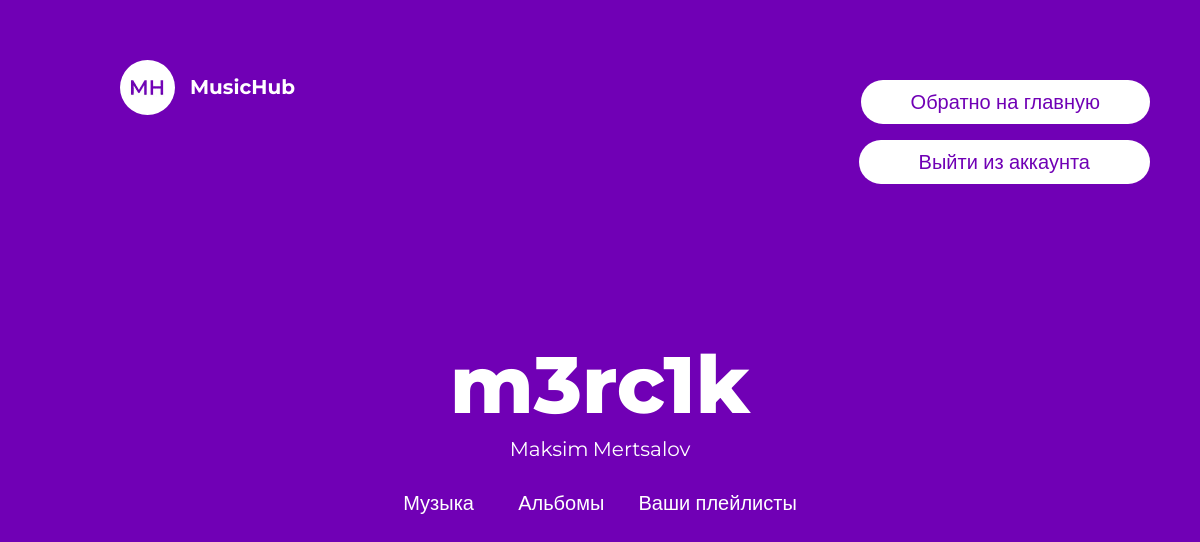
The app's page /account/detail/1 (signed in), older data.
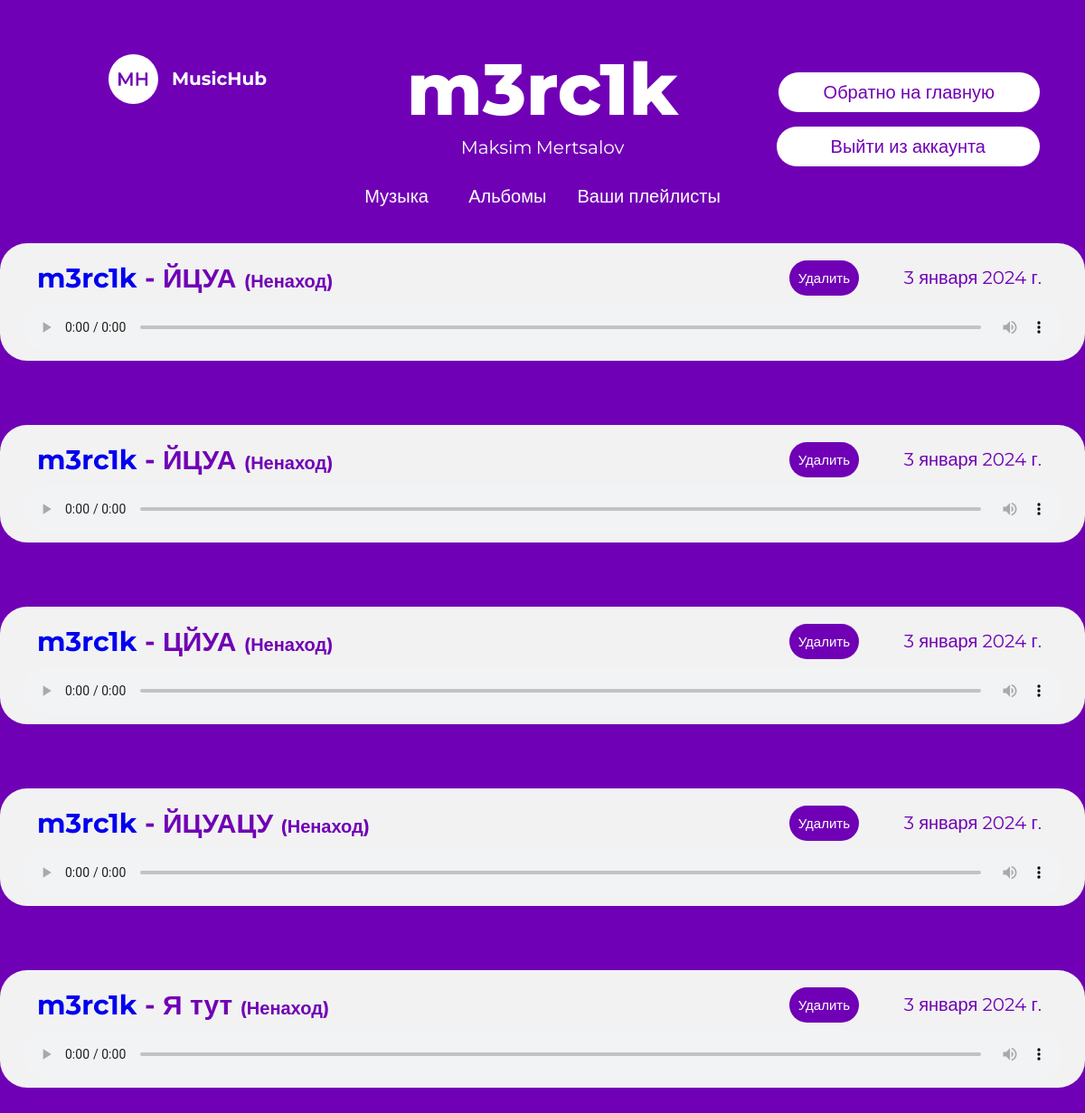
The same page, newer data.
### music/models.py (models this page shows, shortened)
class MusicModel(models.Model):
    title = models.CharField(max_length=20)
    file = models.FileField(upload_to='music_file/')
    author = models.ForeignKey(User, on_delete=models.CASCADE)
    publication_date = models.DateTimeField(null = True, auto_now_add = True)
    album = models.ForeignKey(AlbumModel, on_delete = models.CASCADE, null = True, blank = True)
    class Meta:
        ordering = ['-publication_date']

class AlbumModel(models.Model):
    name = models.CharField(max_length = 25)
    author = models.ForeignKey(User, on_delete = models.CASCADE, null = True)
    def __str__(self):
        return self.name

### account/views.py (the view)
# urls.py: path('detail/<int:pk>', DetailUser.as_view(), name = 'detail'),
class DetailUser(LoginRequiredMixin, generic.DetailView):
    model = User
    template_name = 'account/detail.html'
    def get_context_data(self, **kwargs):
        context = super().get_context_data(**kwargs)
        music_objects = MusicModel.objects.all()
        context['musicmodel'] = music_objects
        return context

### music/templates/account/detail.html (shortened to what this page needs)
{% extends 'base.html' %}
{% load static %}
{% load widget_tweaks %}
{% block content %}
<div class="main">
    <div class="main__block">
        <div class="detail-block">
            <h2 class="main__title detail-title">{{ user.username }}</h2>
            <div class="detail-info">
                <p class = 'detail_fn'>{{ user.first_name }}</p>
                <p class = 'detail_ln'>{{ user.last_name }}</p>
                <div class="music-album detail_sw">
				<ul>
					<li class = 'switch_to_music'><a class = 'sw_to_music' href="{% url 'detail' user.id %}">Музыка</a></li>
					<li class = 'switch_to_album'><a class = 'sw_to_album'  href="{% url 'detail-album' user.id %}">Альбомы</a></li>
                    <li class = 'switch_to_playlist'><a class = 'sw_to_playlist' href="{% url 'playlist' %}">Ваши плейлисты</a></li>
				</ul>
			</div>
        </div>
    </div>
        <img src="{% static 'img/logo.jpg' %}" alt="" class="main_page_image">
        <h2 class="main_page_suptitle">MusicHub</h2>
        <div class="back-to-home_block">
            <a class="back-to-home" href="{% url 'home' %}">Обратно на главную</a>
        </div>
        {% if request.user == user %}
            <div class="detail_logout_block">
                <a class= 'detail_logout' href="{% url 'logout' %}">Выйти из аккаунта</a>
            </div>
        {% endif %}
        {% for music in musicmodel %}
        {% if music.author == user %}
			<div class="home_block_music">
				<div class="home_music_title_author detail-title-author">
					<a class = 'home_music_author' href="{% url 'detail' music.author.id %}">{{ music.author }}</a> - {{ music.title }} {% if music.album %}<a href="{% url 'album-detail' music.album.id %}" class="home_music_album">({{music.album}})</a>{% endif %}
                {% if request.user == music.author %}
					<div class="home_music_delete_block detail_delete">
						<a class = 'home_music_delete' href="{% url 'delete' music.id %}">Удалить</a>
					</div>
				{% endif %}
				</div>
				<div class="home_music_file">
					<audio controls = "controls" class = 'music_player'>
  					<source src="{{ music.file.url }}" >
					</audio>
				</div>
				<div class="home_music_date">
					{{music.publication_date.date}}
				</div>
			</div>
        {% endif %}
		{% endfor %}
    </div>
</div>
{% endblock %}

### music/templates/base.html (shortened to what this page needs)
{% load static %}
<!DOCTYPE html>
<html lang="en">
<head>
    <link rel="stylesheet" href="{% static 'css/styles.css' %}">
</head>
<body>
            {% block content %}
            {% endblock %}
</body>
</html>

### music/static/css/styles.css (style rules this page uses)
* { font-family: 'Montserrat', sans-serif; margin: 0; padding: 0; box-sizing: border-box; outline: none; }
.main_page_image { border-radius: 100px; width: 55px; position: absolute; top: 60px; left: 120px; }
.main_page_suptitle { position: absolute; top: 75px; left: 190px; font-size: 20px; }
.main, .main_register { width: 100%; min-height: 100vh; color: #fff; display: flex; flex-flow: column wrap; align-items: center; justify-content: center; background: #7000B5; background-size: 100%; }
.main__block, .reg { display: flex; flex-flow: column wrap; text-align: center; }
.main__title, .register_title { font-size: 60px; font-weight: 800; color: #fff; margin-bottom: 20px; }
.detail-block { display: block; }
.detail-title { margin-bottom: 4px; font-size: 80px; margin-top: 50px; }
.detail_fn, .detail_ln { display: inline-block; font-size: 20px; }
.back-to-home, .detail_logout { padding: 10px 50px; border: 0; border-radius: 30px; background-color: #fff; color: #7000B5; font-size: 20px; font-weight: 500; text-decoration: none; }
.detail_logout { padding: 10px 60px; }
.back-to-home_block { position: absolute; top: 90px; right: 50px; }
.detail_logout_block { position: absolute; top: 150px; right: 50px; }
.home_block_music { display: block; width: 1200px; height: 130px; margin-left: auto; margin-right: auto; background-color: #f2f2f2; border: 0; border-radius: 30px; text-align: center; margin-bottom: 31px; margin-top: 40px; position: relative; }
.music_player { width: 1150px; border: 0; border-radius: 5px; }
.home_music_title_author { color: #7000B5; font-size: 30px; font-weight: 700; text-align: left; padding-left: 41px; padding-top: 20px; }
.home_music_author { text-decoration: none; transition: .2s; }
.home_music_file { padding-top: 9px; }
.home_music_date { color: #7000B5; font-size: 20px; font-weight: 400; text-align: right; margin-top: -98px; margin-right: 48px; }
.home_music_delete_block { position: absolute; top: 28px; right: 250px; }
.home_music_album { font-size: 20px; text-decoration: none; color: #7000B5; }
.detail_delete { top:15px; }
.home_music_delete { text-decoration: none; padding: 10px; font-size: 15px; font-weight: 500; background-color: #7000B5; color: #fff; border: 0; border-radius: 20px; transition: .2s; }
.music-album { display: flex; justify-content: center; }
.sw_to_music, .sw_to_album, .sw_to_playlist { text-decoration: none; color: #fff; font-weight: 500; font-size: 20px; transition: .2s; }
.sw_to_music { margin-right: 20px; }
.sw_to_album { margin-left: 20px; }
.sw_to_playlist { margin-left: 30px; }
.switch_to_music, .switch_to_album, .switch_to_playlist { list-style-type: none; display: inline-block; }
.detail_sw { margin-top: 30px; }

Row changes from the older to the newer data that the page shows:
added MusicModel: author "m3rc1k", title "ЙЦУА", album "Ненаход", shows "Удалить", publication_date "3 января 2024 г."
added MusicModel: author "m3rc1k", title "ЙЦУА", album "Ненаход", shows "Удалить", publication_date "3 января 2024 г."
added MusicModel: author "m3rc1k", title "ЦЙУА", album "Ненаход", shows "Удалить", publication_date "3 января 2024 г."
added MusicModel: author "m3rc1k", title "ЙЦУАЦУ", album "Ненаход", shows "Удалить", publication_date "3 января 2024 г."
added MusicModel: author "m3rc1k", title "Я тут", album "Ненаход", shows "Удалить", publication_date "3 января 2024 г."
